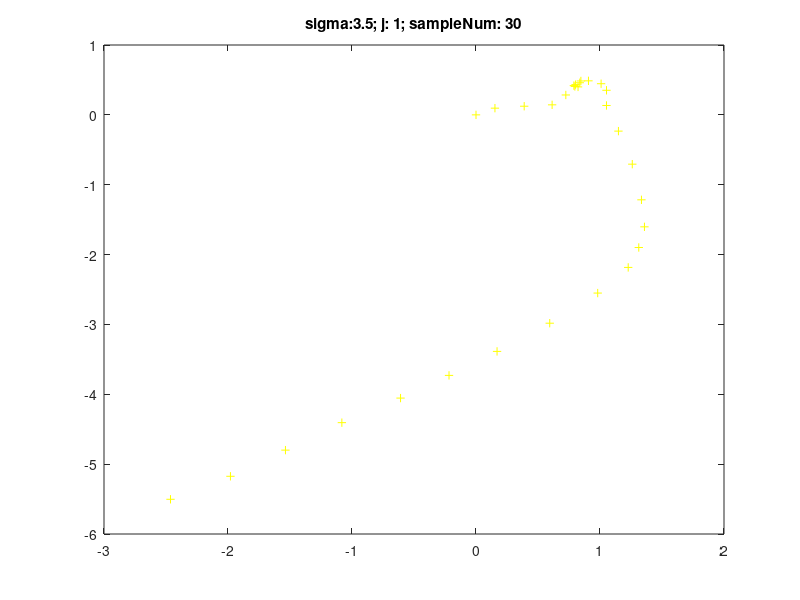
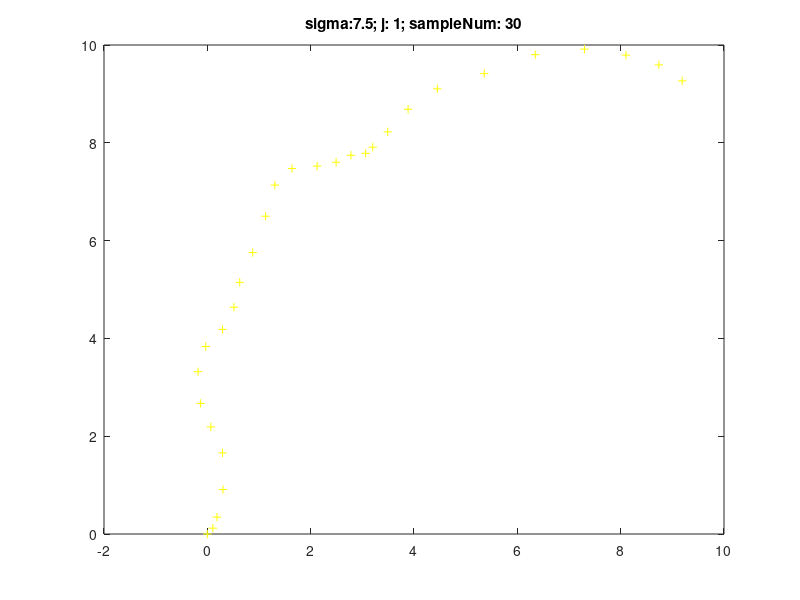

These charts were generated, in order, by the following MATLAB code:
clear all; close all;
Xini = [0,0,0.8,0.8]'; %[0,0,1.0,1.0]'; %[0,0,1.4,1.4]';
% X = Xini; pdata(:,1) = Xini;
dt = (2/3) /4; %% 0.3;
sampleNum = 30;
A = [1,0,dt,0;0,1,0,dt;0,0,1,0;0,0,0,1];
G = [dt^2/2*eye(2);dt*eye(2)];
sigma = 3.5;
TrialNum = 0;
LastTrialNum = 0;
%w = randn(2,1,sampleNum);
NumberOfTraj = 1;
allData = zeros(4, sampleNum + 1);
while sigma <= 8.0
    fprintf('sigma=%f \n ', sigma);
    GoodTrajFound = 0;
    for j = 1:NumberOfTraj
        if GoodTrajFound == 1
            break
        end    
        X = Xini;
        pdata(:,1) = Xini;
        TrialNum = TrialNum + 1;
        for i = 2:sampleNum
            % X = A*X + G*0.5*w(:,:,i);
%             randomNum = randn(2,1);
%             X = A * X + G * sigma * randomNum;
            X = A * X + G * sigma * randn(2,1);
            if ( X(1) > 10 || X(1) < -10 ...
                    || X(2) > 10 || X(2) < -10)
                break
            end
            pdata(:,i) = X;
            if i == sampleNum
                %subplot(5, 6, j);
                figure()
                plot(pdata(1,:),pdata(2,:), 'y+');
                title(['sigma:', num2str(sigma), '; j: ', num2str(j),'; sampleNum: ', num2str(sampleNum)]);
                GoodTrajFound = 1;
                allData = [allData ;[ [sigma, j, TrialNum - LastTrialNum, 0]', pdata ] ];
                %sigma = sigma - 0.1;
                LastTrialNum = TrialNum;
            end
        %break
        end
    end
    sigma = sigma + 0.5;
end    
% save('posivelodata2.mat', 'pdata');